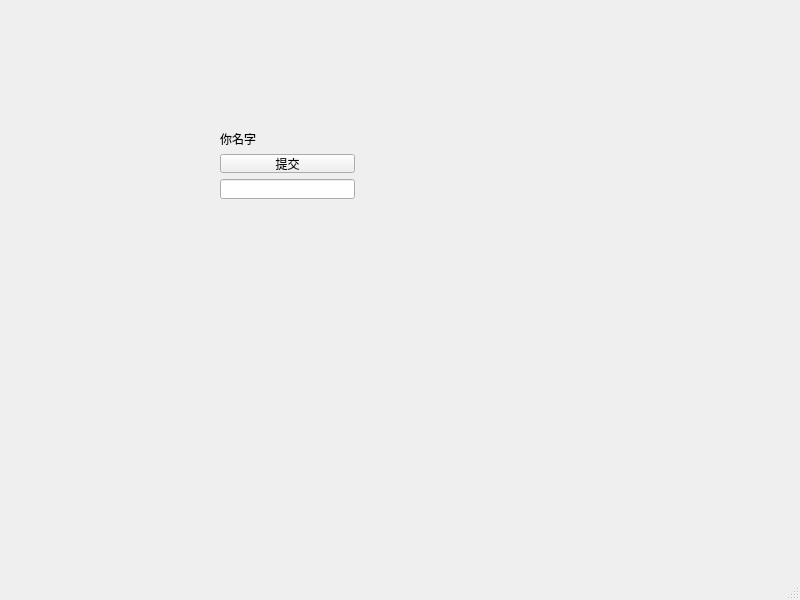
<?xml version="1.0" encoding="UTF-8"?>
<ui version="4.0">
 <class>MainWindow</class>
 <widget class="QMainWindow" name="MainWindow">
  <property name="geometry">
   <rect>
    <x>0</x>
    <y>0</y>
    <width>800</width>
    <height>600</height>
   </rect>
  </property>
  <property name="windowTitle">
   <string>MainWindow</string>
  </property>
  <widget class="QWidget" name="centralwidget">
   <widget class="QWidget" name="">
    <property name="geometry">
     <rect>
      <x>220</x>
      <y>130</y>
      <width>135</width>
      <height>69</height>
     </rect>
    </property>
    <layout class="QVBoxLayout" name="verticalLayout_2">
     <item>
      <widget class="QLabel" name="labelHello">
       <property name="text">
        <string>你名字</string>
       </property>
      </widget>
     </item>
     <item>
      <widget class="QPushButton" name="btnSubmit">
       <property name="text">
        <string>提交</string>
       </property>
      </widget>
     </item>
     <item>
      <widget class="QLineEdit" name="lineEditName"/>
     </item>
    </layout>
   </widget>
  </widget>
  <widget class="QMenuBar" name="menubar">
   <property name="geometry">
    <rect>
     <x>0</x>
     <y>0</y>
     <width>800</width>
     <height>23</height>
    </rect>
   </property>
  </widget>
  <widget class="QStatusBar" name="statusbar"/>
 </widget>
 <resources/>
 <connections/>
</ui>
